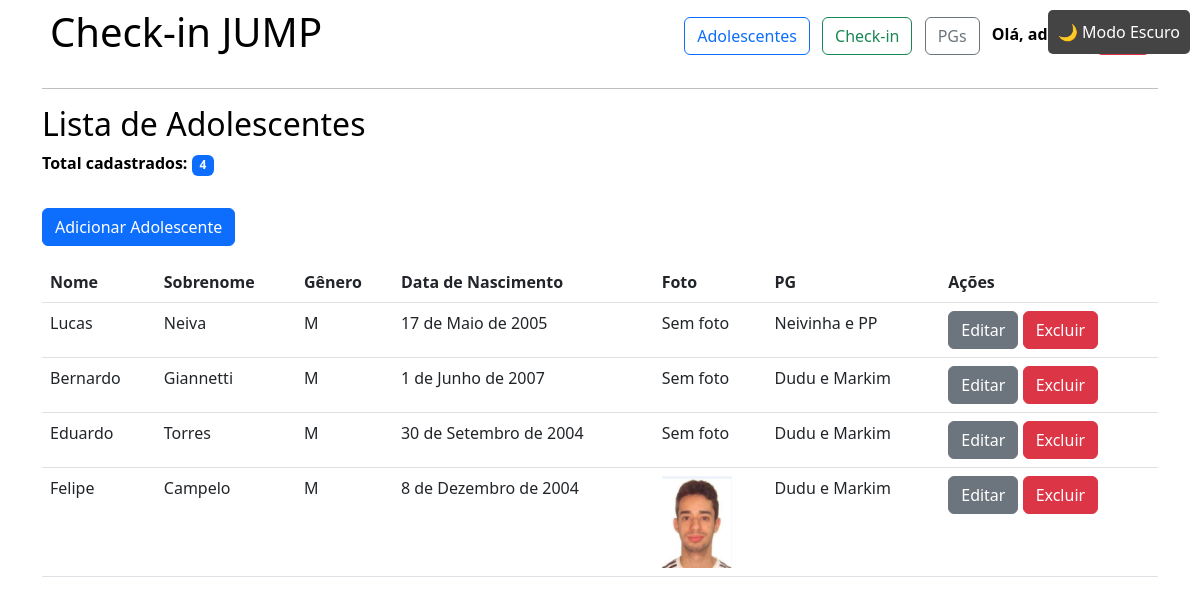
The page /adolescentes/ (signed in) on the database as committed earlier.
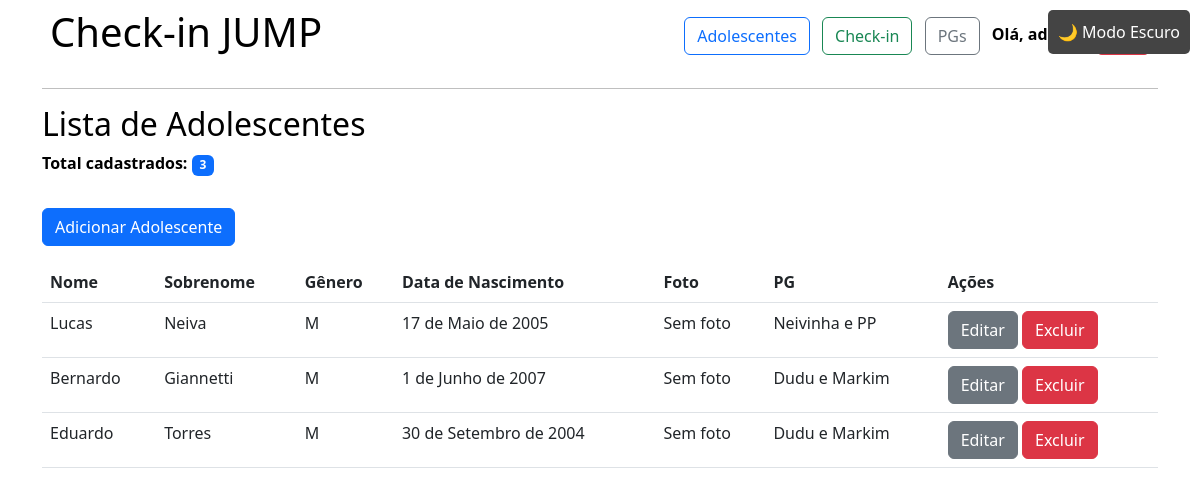
The same page on the database as committed later.
### adolescentes/models.py (models this page shows, shortened)
class Adolescente(models.Model):
    nome = models.CharField(max_length=100)
    sobrenome = models.CharField(max_length=100)
    foto = models.ImageField(upload_to='fotos/', blank=True, null=True)
    data_nascimento = models.DateField()
    GENERO_CHOICES = [
        ("M", "Masculino"),
        ("F", "Feminino"),
    ]
    genero = models.CharField(max_length=1, choices=GENERO_CHOICES, blank=True, null=False)
    pg = models.ForeignKey(PequenoGrupo, on_delete=models.SET_NULL, blank=True, null=True, related_name='adolescentes')
    data_inicio = models.DateField(blank=True, null=True)

class PequenoGrupo(models.Model):
    nome = models.CharField(max_length=100)
    lider = models.CharField(max_length=100, blank=True, null=True)
    def __str__(self):
        return self.nome

### adolescentes/views.py (the view)
# urls.py: path("adolescentes/", listar_adolescentes, name="listar_adolescentes"),
@login_required
def listar_adolescentes(request):
    adolescentes = Adolescente.objects.all()
    total_adolescentes = adolescentes.count()
    return render(request, 'adolescentes/listar.html', {
        'adolescentes': adolescentes,
        'total_adolescentes': total_adolescentes
    })

### adolescentes/templates/adolescentes/listar.html
{% extends 'adolescentes/base.html' %}
{% block content %}
<h2>Lista de Adolescentes</h2>
<p class="mt-2">
  <strong>Total cadastrados:</strong>
  <span class="badge bg-primary">{{ total_adolescentes }}</span>
</p>
<a href="{% url 'criar_adolescente' %}" class="btn btn-primary mt-3">Adicionar Adolescente</a>
<table class="table mt-3">
    <thead>
        <tr>
            <th>Nome</th>
            <th>Sobrenome</th>
            <th>Gênero</th>
            <th>Data de Nascimento</th>
            <th>Foto</th>
            <th>PG</th>
            <th>Ações</th>
        </tr>
    </thead>
    <tbody>
        {% for adolescente in adolescentes %}
        <tr>
            <td>{{ adolescente.nome }}</td>
            <td>{{ adolescente.sobrenome }}</td>
            <td>{{ adolescente.genero }}</td>
            <td>{{ adolescente.data_nascimento }}</td>
            <td>
                {% if adolescente.foto %}
                <img src="{{ adolescente.foto.url }}" width="70">
                {% else %}
                Sem foto
                {% endif %}
            </td>
            <td>{{ adolescente.pg }}</td>
            <td>
                <a href="{% url 'editar_adolescente' adolescente.id %}" class="btn btn-secondary">Editar</a>
                <a href="{% url 'excluir_adolescente' adolescente.id %}" class="btn btn-danger">Excluir</a>
            </td>
        </tr>
        {% endfor %}
    </tbody>
</table>
{% endblock %}

Rows that differ between the two databases and show on the page:
removed Adolescente: nome "Felipe", sobrenome "Campelo", genero "M", data_nascimento "8 de Dezembro de 2004", foto (picture), pg "Dudu e Markim"
Other text that changed with them:
{{ total_adolescentes }}: "4" → "3"
